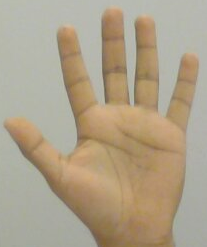
//> input picture Homeworks/Homework2/openhand2.png, 207 x 247 px
$ ./boundingBox openhand2.png   (built with g++ and OpenCV 4)
//> lines starting //> are read from the running program, lines starting //| are printed output that depends on the picture; after the words box and inside, x2 and y2 are one past the last pixel; in counts of white or black regions, pixels touching at a corner belong together
//opencv libraries
#include "opencv2/core/core.hpp"
#include "opencv2/highgui/highgui.hpp"
#include "opencv2/imgproc/imgproc.hpp"
//C++ standard libraries
#include <iostream>
#include <vector>

using namespace cv;
using namespace std;

//function declarations
void DetectShape(Mat &img_bw, Mat &img_color, vector<Mat> &vec_templ);
Mat MatchingMethod(Mat &img_bw, Mat &img_color, Mat &templ, string name, double &mmax, int flag);
void mySkinDetect(Mat& src, Mat& dst);
int myMax(int a, int b, int c);
int myMaxD(double* array, int size);
int myMin(int a, int b, int c);
vector<Point> myContour(Mat &src, vector < vector< Point > > &contours, string name, int &largest, vector<Vec4i> &hierarchy);

char* image_window = "Source Image";
char* result_window = "Result window";

//int rmin=45, rmax=192, bmin=18, bmax=147, gmin=76, gmax=151;
int hmin=25, hmax=115, smin=40, smax=170, vmin=83, vmax=245;


int main(int argc, char** argv)
{
    //Images for the templates
    Mat templ, templ1, templ2;
    Mat templ_hsv, templ1_hsv, templ2_hsv;

    //Read the different templates
    templ = imread("openhand2.png", CV_32FC1);
//> templ is the input picture: 247 rows x 207 cols, CV_8UC3; mean B, G, R 137.5, 160.9, 174.3
    templ1 = imread("peace2.png", CV_32FC1);
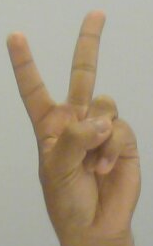
//> input picture Homeworks/Homework2/peace2.png, 153 x 246 px
//> templ1 is the input picture: 246 rows x 153 cols, CV_8UC3; mean B, G, R 132, 153, 166
    templ2 = imread("up2.png", CV_32FC1);
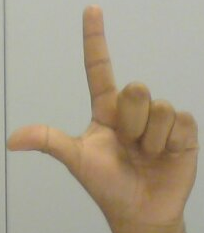
//> input picture Homeworks/Homework2/up2.png, 204 x 233 px
//> templ2 is the input picture: 233 rows x 204 cols, CV_8UC3; mean B, G, R 137.1, 157.2, 167.7

    cvtColor(templ,templ_hsv, CV_RGB2HSV);
//> templ_hsv: 247 rows x 207 cols, CV_8UC3; mean H, S, V 94, 55.8, 175.3
    cvtColor(templ1,templ1_hsv, CV_RGB2HSV);
//> templ1_hsv: 246 rows x 153 cols, CV_8UC3; mean H, S, V 93.6, 57.4, 166.9
    cvtColor(templ2,templ2_hsv, CV_RGB2HSV);
//> templ2_hsv: 233 rows x 204 cols, CV_8UC3; mean H, S, V 91.6, 51.6, 169.1


    Mat templDest, templDest1, templDest2; //Images for skinDetection of templates (SDT)
    vector<vector<Point> > cont, cont1, cont2; //Vector of contours
    vector<Point> max_cont, max_cont1, max_cont2; //Maximum contour (defines the shape of the hand)
    //Initialize the SDT's
    templDest = Mat::zeros(templ.rows, templ.cols, CV_8UC1);
    templDest1 = Mat::zeros(templ1.rows, templ1.cols, CV_8UC1);
    templDest2 = Mat::zeros(templ2.rows, templ2.cols, CV_8UC1);
    //Perform skinDetection
    mySkinDetect(templ_hsv,templDest);
//> in mySkinDetect, `inRange(src, Scalar(hmin,smin,vmin), Scalar(hmax,smax,vmax), dst);`:
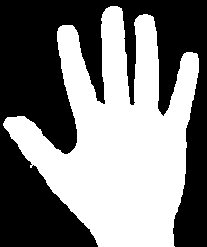
//> dst: 247 rows x 207 cols, CV_8UC1; 49% white; 1 white region, box (x1, y1, x2, y2) and area: (3, 6, 199, 247) 25056
    mySkinDetect(templ1_hsv,templDest1);
//> in mySkinDetect (call 2), `inRange(src, Scalar(hmin,smin,vmin), Scalar(hmax,smax,vmax), dst);`: dst: 246 rows x 153 cols, CV_8UC1; 46.4% white; 1 white region, box (x1, y1, x2, y2) and area: (6, 10, 141, 246) 17462
    mySkinDetect(templ2_hsv,templDest2);
//> in mySkinDetect (call 3), `inRange(src, Scalar(hmin,smin,vmin), Scalar(hmax,smax,vmax), dst);`: dst: 233 rows x 204 cols, CV_8UC1; 39.2% white; 2 white regions (1 under 20 px), largest, box (x1, y1, x2, y2) and area: (5, 4, 200, 233) 18623

    erode(templDest,templDest,Mat());
//> templDest: 247 rows x 207 cols, CV_8UC1; 46.2% white; 1 white region, box (x1, y1, x2, y2) and area: (4, 7, 198, 247) 23644
    erode(templDest1,templDest1,Mat());
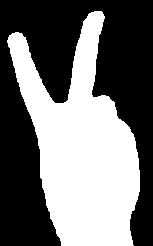
//> templDest1: 246 rows x 153 cols, CV_8UC1; 44.1% white; 1 white region, box (x1, y1, x2, y2) and area: (7, 11, 140, 246) 16617
    erode(templDest2,templDest2,Mat());
//> templDest2: 233 rows x 204 cols, CV_8UC1; 37.4% white; 1 white region, box (x1, y1, x2, y2) and area: (6, 5, 198, 233) 17777

    dilate(templDest,templDest,Mat());
//> templDest: 247 rows x 207 cols, CV_8UC1; 49% white; 1 white region, box (x1, y1, x2, y2) and area: (3, 6, 199, 247) 25048
    dilate(templDest1,templDest1,Mat());
    dilate(templDest2,templDest2,Mat());
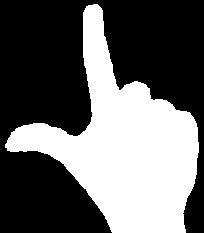
//> templDest2: 233 rows x 204 cols, CV_8UC1; 39.2% white; 1 white region

    vector<Vec4i> hier, hier1, hier2; //to be used in the findContour function

    //COPIED FROM LAB 3

    //Finding contour for template 1
    findContours(templDest, cont, hier, CV_RETR_EXTERNAL, CV_CHAIN_APPROX_NONE);
//> cont = 1 contour; box (x1, y1, x2, y2) and area: (3, 6, 199, 247) 24454
    //Find the largest contour
    int idx=0;
    double max_area = 0; int max_contour_idx;
    for( ; idx < cont.size() ; idx++ )
    {
        double area = contourArea(cont[idx]);
        if (area > max_area)
        {
            max_area = area;
            max_contour_idx = idx;
        }
    }
//> this loop made 1 pass
//> (area, max_area) on pass 1: (24454.5, 24454.5)
//> after the loop, idx = 1; max_area = 24454.5; max_contour_idx = 0
    max_cont = cont[max_contour_idx];
//> max_cont = contour of 1185 points, box (x1, y1, x2, y2) (3, 6, 199, 247), area 24454
    //Draw the object with the largest contour as well as its outline on a new image
    Scalar color = Scalar( 255,255, 255 );
    Mat drawing = Mat::zeros( templDest.size(), CV_8UC1 ); //changed from 8UC3 to 8UC1
    drawContours(drawing, cont, max_contour_idx, color, -3, 8, hier, 0, Point());
    imshow("Contour Template 1 ",drawing); //Show the contour of SDT 1

    Rect r = boundingRect(max_cont);
//> r = Rect(3, 6, 196, 241)
    Mat nuvo = drawing(r);
//> nuvo: 241 rows x 196 cols, CV_8UC1; 53% white; 4 black regions
    imshow("Bbox 1",nuvo);

    //Finding contour for template 2
    findContours(templDest1, cont1, hier1, CV_RETR_EXTERNAL, CV_CHAIN_APPROX_NONE);
//> cont1 = 1 contour; box (x1, y1, x2, y2) and area: (6, 10, 141, 246) 17093
    //Find the largest contour
    idx=0;
    max_area = 0;
    for( ; idx < cont1.size() ; idx++ )
    {
        double area = contourArea(cont1[idx]);
        if (area > max_area)
        {
            max_area = area;
            max_contour_idx = idx;
        }
    }
//> this loop made 1 pass
//> (area, max_area) on pass 1: (17093, 17093)
//> after the loop, idx = 1; max_area = 17093; max_contour_idx = 0
    max_cont1 = cont1[max_contour_idx];
//> max_cont1 = contour of 736 points, box (x1, y1, x2, y2) (6, 10, 141, 246), area 17093
    //Draw the object with the largest contour as well as its outline on a new image
    Mat drawing1 = Mat::zeros( templDest1.size(), CV_8UC1 );
    drawContours(drawing1, cont1, max_contour_idx, color, -3, 8, hier, 0, Point());
    imshow("Contour Template 2 ",drawing1); //Show the contour of SDT 2

    Rect r1 = boundingRect(max_cont1);
//> r1 = Rect(6, 10, 135, 236)
    Mat nuvo1 = drawing1(r1);
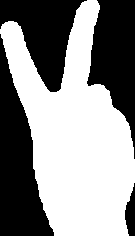
//> nuvo1: 236 rows x 135 cols, CV_8UC1; 54.8% white; 4 black regions
    imshow("Bbox 2",nuvo1);

    //Finding contour for template 3
    findContours(templDest2, cont2, hier2, CV_RETR_EXTERNAL, CV_CHAIN_APPROX_NONE);
//> cont2 = 1 contour; box (x1, y1, x2, y2) and area: (5, 4, 199, 233) 18261
    //Find the largest contour
    idx=0;
    max_area = 0;
    for( ; idx < cont2.size() ; idx++ )
    {
        double area = contourArea(cont2[idx]);
        if (area > max_area)
        {
            max_area = area;
            max_contour_idx = idx;
        }
    }
//> this loop made 1 pass
//> (area, max_area) on pass 1: (18261, 18261)
//> after the loop, idx = 1; max_area = 18261; max_contour_idx = 0
    max_cont2 = cont2[max_contour_idx];
//> max_cont2 = contour of 718 points, box (x1, y1, x2, y2) (5, 4, 199, 233), area 18261
    //Draw the object with the largest contour as well as its outline on a new image
    Mat drawing2 = Mat::zeros( templDest2.size(), CV_8UC1 );
    drawContours(drawing2, cont2, max_contour_idx, color, -3, 8, hier, 0, Point());
    imshow("Contour Template 3 ",drawing2); //Show the contour of SDT 3

    Rect r2 = boundingRect(max_cont2);
//> r2 = Rect(5, 4, 194, 229)
    Mat nuvo2 = drawing2(r2);
//> nuvo2: 229 rows x 194 cols, CV_8UC1; 41.9% white; 1 white region, box (x1, y1, x2, y2) and area: (0, 0, 194, 229) 18621
    imshow("Bbox 3",nuvo2);

    //With this now we have all 3 contours called max_cont, max_cont1 and max_cont2

    //Testing with a random pic

    //Create 3 vector<Point> that will store the contour for the camera using matching template w the 3 templates
    //vector<Point> cam_cont, cam_cont1, cam_cont2;
    Mat cam_cont, cam_cont1, cam_cont2;

    VideoCapture cap(argv[1]);
    //cap.set(CV_CAP_PROP_POS_MSEC, 40000);
    Mat match, match1, match2;
    double mmax, mmax1, mmax2;
    match.create( 1, 1, CV_32FC1 );
    match1.create( 1, 1, CV_32FC1 );
    match2.create( 1, 1, CV_32FC1 );
    while (1)
    {
        // read a new frame from video
        Mat frame, frame_hsv;
        bool bSuccess = cap.read(frame);
        cvtColor(frame,frame_hsv, CV_RGB2HSV);

        // destination frame
        Mat frameDest;
        frameDest = Mat::zeros(frame.rows, frame.cols, CV_8UC1); //Returns a zero array of same size as src mat, and of type CV_8UC1

        //Skin Detection of the streaming
        mySkinDetect(frame_hsv, frameDest);
        imshow("MyVideo", frameDest);

        //Perform matching method through all the shapes
        cam_cont = MatchingMethod(frameDest,frame,templDest,"Open Hand",mmax,1);
//> in MatchingMethod, `matchTemplate(img_bw, templ, result, match_method);`: result = [1]
//> in MatchingMethod, `normalize(result, result, 0, 1, NORM_MINMAX, -1, Mat());`: result = [0]
//> in MatchingMethod, `minMaxLoc(result, &minVal, &maxVal, &minLoc, &maxLoc, Mat());`: minVal = 0; minLoc = Point(0, 0)
//> in MatchingMethod, `mmax = result.at<double>(matchLoc.y,matchLoc.x);`: mmax = 0
//> in MatchingMethod, `Rect r(matchLoc,Point(matchLoc.x + templ.cols, matchLoc.y + templ.rows..`: r = Rect(0, 0, 207, 247)
//> mmax = 0
        cam_cont1 = MatchingMethod(frameDest,frame,templDest1,"Peace", mmax1,2);
//> in MatchingMethod (call 2), `Mat ROI = img_bw(r);`: ROI: 246 rows x 153 cols, CV_8UC1; 62.6% white; 3 black regions, box (x1, y1, x2, y2) and area: (0, 0, 153, 154) 9908, (127, 73, 153, 246) 2401, (0, 183, 52, 246) 1765
//> mmax1 = 0.00175
        cam_cont2 = MatchingMethod(frameDest,frame,templDest2,"Up", mmax2,3);
//> call 3 of MatchingMethod, with name = "Up", flag = 3
//> in MatchingMethod (call 3), `matchTemplate(img_bw, templ, result, match_method);`: result = 15 rows, first 6: [0.706, 0.703, 0.7, 0.698], [0.707, 0.704, 0.701, 0.698], [0.709, 0.705, 0.702, 0.699], [0.71, 0.706, 0.703, 0.701], [0.711, 0.707, 0.704, 0.702], [0.712, 0.708, 0.705, 0.702]
//> in MatchingMethod (call 3), `normalize(result, result, 0, 1, NORM_MINMAX, -1, Mat());`: result = 15 rows, first 6: [0.42, 0.262, 0.122, 0], [0.475, 0.315, 0.173, 0.0424], [0.53, 0.37, 0.222, 0.0892], [0.588, 0.424, 0.274, 0.143], [0.637, 0.474, 0.326, 0.191], [0.68, 0.519, 0.371, 0.235]
//> in MatchingMethod (call 3), `minMaxLoc(result, &minVal, &maxVal, &minLoc, &maxLoc, Mat());`: minLoc = Point(3, 0); maxLoc = Point(0, 14)
//> in MatchingMethod (call 3), `mmax = result.at<double>(matchLoc.y,matchLoc.x);`: mmax = 0.00138
//> in MatchingMethod (call 3), `rectangle(img_display, matchLoc, Point(matchLoc.x + templ.cols, matchL..`: img_display: 247 rows x 207 cols, CV_8UC3; 3.86% of pixels changed, all inside (x1, y1, x2, y2) = (0, 13, 206, 247)
//> in MatchingMethod (call 3), `Rect r(matchLoc,Point(matchLoc.x + templ.cols, matchLoc.y + templ.rows..`: r = Rect(0, 14, 204, 233)
//> in MatchingMethod (call 3), `Mat ROI = img_bw(r);`: ROI: 233 rows x 204 cols, CV_8UC1; 52.4% white; 3 black regions, box (x1, y1, x2, y2) and area: (0, 0, 105, 233) 15552, (148, 0, 204, 233) 6262, (123, 0, 143, 91) 791
//> in MatchingMethod (call 3), `Mat ROI2 = img_color(r);`:
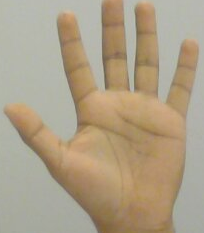
//> ROI2: 233 rows x 204 cols, CV_8UC3; mean B, G, R 134.8, 159.3, 173.7
//> mmax2 = 0.00138

        cout << "Open Hand: " << mmax << "; Peace: " << mmax1 << "; Up: " << mmax2 << endl;
//| Open Hand: 0; Peace: 0.00174662; Up: 0.00138372

        // [8 lines of commented-out code are left out]
        if (waitKey(30) == 27)
//> the Esc key is pressed
        {
            cout << "esc key is pressed by user" << endl;
            break;
        }
    }
//> after the loop, mmax = 0; mmax1 = 0.00175; mmax2 = 0.00138
    cap.release();

    // [32 lines of commented-out code are left out]

    return(0);
}


Mat MatchingMethod(Mat &img_bw, Mat &img_color, Mat &templ, string name, double &mmax, int flag)
{
    /// Source image to display
    Mat result;
    Mat img_display;
    img_color.copyTo(img_display);
    int match_method = CV_TM_CCORR_NORMED;
    /// Create the result matrix
    int result_cols = img_bw.cols - templ.cols + 1;
    int result_rows = img_bw.rows - templ.rows + 1;

    result.create(result_cols, result_rows, CV_32FC1);

    /// Do the Matching and Normalize
    matchTemplate(img_bw, templ, result, match_method);
    normalize(result, result, 0, 1, NORM_MINMAX, -1, Mat());

    /// Localizing the best match with minMaxLoc
    double minVal; double maxVal; Point minLoc; Point maxLoc;
    Point matchLoc;

    minMaxLoc(result, &minVal, &maxVal, &minLoc, &maxLoc, Mat());

    /// For SQDIFF and SQDIFF_NORMED, the best matches are lower values. For all the other methods, the higher the better
    if (match_method == CV_TM_SQDIFF || match_method == CV_TM_SQDIFF_NORMED)
    {
        matchLoc = minLoc;
    }
    else
    {
        matchLoc = maxLoc;
    }

    //cout << result.at<double>(matchLoc.y,matchLoc.x) << endl;
    mmax = result.at<double>(matchLoc.y,matchLoc.x);

    /// Show me what you got
    rectangle(img_display, matchLoc, Point(matchLoc.x + templ.cols, matchLoc.y + templ.rows), Scalar::all(0), 2, 8, 0);
    rectangle(result, matchLoc, Point(matchLoc.x + templ.cols, matchLoc.y + templ.rows), Scalar::all(0), 2, 8, 0);
    if (flag==1) imshow(name, img_display);

    Rect r(matchLoc,Point(matchLoc.x + templ.cols, matchLoc.y + templ.rows));
    //Mat ROI = img_bw(r);
    Mat ROI = img_bw(r);
    Mat ROI2 = img_color(r);
    // [39 lines of commented-out code are left out]
    return ROI;
}

// [30 lines left out: functions myMax, myMaxD, myMin, not called in this run]

//Function that detects whether a pixel belongs to the skin based on RGB values
void mySkinDetect(Mat& src, Mat& dst) {
    inRange(src, Scalar(hmin,smin,vmin), Scalar(hmax,smax,vmax), dst);
}

///Returns the maximum contour
// [21 lines left out: function myContour, not called in this run]
